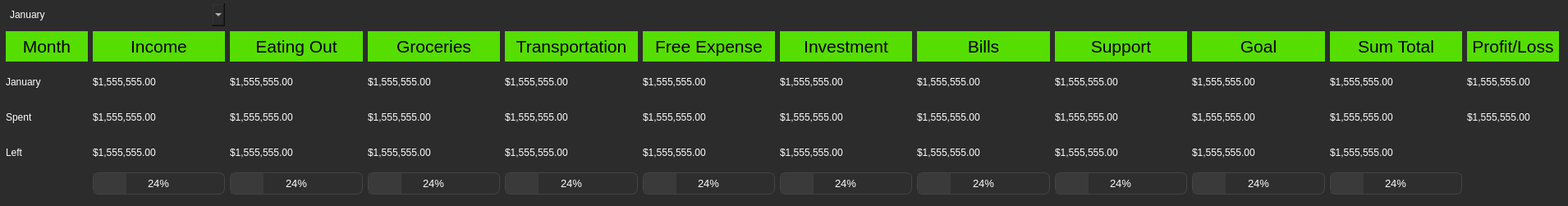
<?xml version="1.0" encoding="UTF-8"?>
<ui version="4.0">
 <class>Form</class>
 <widget class="QWidget" name="Form">
  <property name="geometry">
   <rect>
    <x>0</x>
    <y>0</y>
    <width>1910</width>
    <height>251</height>
   </rect>
  </property>
  <property name="windowTitle">
   <string>Form</string>
  </property>
  <property name="styleSheet">
   <string notr="true">QWidget {
        background-color: #2c2c2c;
        color: #ffffff;
        border: none;
        font: 14pt &quot;Nirmala UI&quot;;
}
QWidget#side_menu {
    background-color: #4e5564;
    color: #ffffff;
    border: 1px solid #4e5564;
    border-radius: 16px;
    font: 14pt &quot;Nirmala UI&quot;;
}
QLabel#Dashboard_Title {
    background-color: none;
    color: #ffffff;
    border: none;
    font: 20pt &quot;Nirmala UI&quot;;
}
QLabel#Eat_Out_Image {
    background-image: url(:/images/pngaaa.com-2384833.png);
    background-color: #4d4d4d;
    border: 1px solid #4d4d4d;
    border-radius: 4px;
    color: #ffffff;
    padding: 5px;
}
QLabel#Grocery_Image {
    background-image: url(:/images/pngaaa.com-2138453.png);
    background-color: #4d4d4d;
    border: 1px solid #4d4d4d;
    border-radius: 4px;
    color: #ffffff;
    padding: 5px;
}
QLabel#Transportation_Image {
    background-image: url(:/images/pngaaa.com-2182093.png);
    background-color: #4d4d4d;
    border: 1px solid #4d4d4d;
    border-radius: 4px;
    color: #ffffff;
    padding: 5px;
}
QLabel#Free_Expense_Image {
    background-image: url(:/images/pngaaa.com-1261106.png);
    background-color: #4d4d4d;
    border: 1px solid #4d4d4d;
    border-radius: 4px;
    color: #ffffff;
    padding: 5px;
}
QLabel#Bills_Image {
    background-image: url(:/images/pngaaa.com-1433501.png);
    background-color: #4d4d4d;
    border: 1px solid #4d4d4d;
    border-radius: 4px;
    color: #ffffff;
    padding: 5px;
}
QLabel#Investment_Image {
    background-image: url(:/images/pngaaa.com-3584133.png);
    background-color: #4d4d4d;
    border: 1px solid #4d4d4d;
    border-radius: 4px;
    color: #ffffff;
    padding: 5px;
}
QLabel#Support_Image {
    background-image: url(:/images/pngaaa.com-2914571.png);
    background-color: #4d4d4d;
    border: 1px solid #4d4d4d;
    border-radius: 4px;
    color: #ffffff;
    padding: 5px;
}
QLabel#Goal_Image {
    background-image: url(:/images/pngaaa.com-848656.png);
    background-color: #4d4d4d;
    border: 1px solid #4d4d4d;
    border-radius: 4px;
    color: #ffffff;
    padding: 5px;
}
QPushButton {
    background-color: #4d4d4d;
    border: 1px solid #4d4d4d;
    border-radius: 4px;
    color: #ffffff;
    padding: 5px;
}
QPushButton:hover {
    background-color: #5a5a5a;
    border: 1px solid #5a5a5a;
}
QPushButton#side_menu_button:hover {
    background-image: url(:/button_image/Burger_button_hover.png);
    background-color: #5a5a5a;
    border: 1px solid #5a5a5a;
}
QPushButton#side_menu_button:pressed {
    background-image: url(:/button_image/Burger_button_click.png);
    background-color: #5a5a5a;
    border: 1px solid #5a5a5a;
}
QPushButton#remove_button_watchlist {
    background-color: #ff0000;
    border: 1px solid #ffffff;
    border-radius: 4px;
    color: #ffffff;
    padding: 5px;
}
QPushButton#remove_button_watchlist:hover {
    background-color: #ff6c6c;
    border: 1px solid #ffffff;
}
QPushButton#remove_button_watchlist:pressed {
    background-color: #aa0000;
    border: 1px solid #ffffff;
}
QPushButton#Add_strategy {
    background-color: #00ad0e;
    border: 1px solid #ffffff;
    border-radius: 4px;
    color: #ffffff;
    padding: 5px;
}
QPushButton#Add_strategy:hover {
    background-color: #67ff74;
    border: 1px solid #ffffff;
}
QPushButton#Add_strategy:pressed {
    background-color: #006408;
    border: 1px solid #a3a3a3;
}
QPushButton#Activation {
    background-color: #00ad0e;
    border: 1px solid #ffffff;
    border-radius: 4px;
    color: #ffffff;
    padding: 5px;
}
QPushButton#Activation:hover {
    background-color: #67ff74;
    border: 1px solid #ffffff;
}
QPushButton#Activation:pressed {
    background-color: #006408;
    border: 1px solid #a3a3a3;
}
QPushButton#Blue_button {
    background-color: #0003bb;
    border: 1px solid #ffffff;
    border-radius: 4px;
    color: #ffffff;
    padding: 5px;
}
QPushButton#Blue_button:hover {
    background-color: #4446d1;
    border: 1px solid #ffffff;
}
QPushButton#Blue_button:pressed {
    background-color: #000277;
    border: 1px solid #a3a3a3;
}
QPushButton#Yellow_button {
    background-color: #a5bd1e;
    border: 1px solid #ffffff;
    border-radius: 4px;
    color: #ffffff;
    padding: 5px;
}
QPushButton#Yellow_button:hover {
    background-color: #e5ff54;
    border: 1px solid #ffffff;
}
QPushButton#Yellow_button:pressed {
    background-color: #81960f;
    border: 1px solid #a3a3a3;
}
QCheckBox {
    color: #ffffff;
}
QLineEdit {
    background-color: #4d4d4d;
    border: 1px solid #4d4d4d;
    color: #ffffff;
    padding: 5px;
    border-color: #ffffff;
    border-radius: 6px;
}
QTextEdit {
    background-color: #4d4d4d;
    border: 1px solid #4d4d4d;
    color: #ffffff;
    padding: 5px;
    border-color: #ffffff;
    border-radius: 20px;
}
QProgressBar {
    border: 1px solid #444444;
    border-radius: 7px;
    background-color: #2e2e2e;
    text-align: center;
    font-size: 10pt;
    color: white;
}
QProgressBar::chunk {
    background-color: #3a3a3a;
    width: 5px;
}
QScrollBar:vertical {
    border: none;
    background-color: #3a3a3a;
    width: 10px;
    margin: 16px 0 16px 0;
}
QScrollBar::handle:vertical {
    background-color: #444444;
    border-radius: 5px;
}
QScrollBar:horizontal {
    border: none;
    background-color: #3a3a3a;
    height: 10px;
    margin: 0px 16px 0 16px;
}
QScrollBar::handle:horizontal {
    background-color: #444444;
    border-radius: 5px;
}
QTabWidget {
    background-color: #2e2e2e;
    border: none;
}
QTabBar::tab {
    background-color: #2e2e2e;
    color: #b1b1b1;
    padding: 8px 20px;
    border-top-left-radius: 5px;
    border-top-right-radius: 5px;
    border: none;
}
QTabBar::tab:selected, QTabBar::tab:hover {
    background-color: #3a3a3a;
    color: white;
}</string>
  </property>
  <widget class="QLabel" name="month_col_Investment_label">
   <property name="geometry">
    <rect>
     <x>950</x>
     <y>81</y>
     <width>161</width>
     <height>37</height>
    </rect>
   </property>
   <property name="text">
    <string>$1,555,555.00</string>
   </property>
  </widget>
  <widget class="QProgressBar" name="income_progressBar">
   <property name="geometry">
    <rect>
     <x>113</x>
     <y>210</y>
     <width>161</width>
     <height>27</height>
    </rect>
   </property>
   <property name="value">
    <number>24</number>
   </property>
  </widget>
  <widget class="QLabel" name="spent_col_label">
   <property name="geometry">
    <rect>
     <x>7</x>
     <y>124</y>
     <width>100</width>
     <height>37</height>
    </rect>
   </property>
   <property name="text">
    <string>Spent</string>
   </property>
  </widget>
  <widget class="QLabel" name="left_col_Transportation_label">
   <property name="geometry">
    <rect>
     <x>615</x>
     <y>167</y>
     <width>162</width>
     <height>37</height>
    </rect>
   </property>
   <property name="text">
    <string>$1,555,555.00</string>
   </property>
  </widget>
  <widget class="QLabel" name="transportation_progress_label">
   <property name="geometry">
    <rect>
     <x>615</x>
     <y>38</y>
     <width>162</width>
     <height>37</height>
    </rect>
   </property>
   <property name="styleSheet">
    <string notr="true">background-color: rgb(85, 222, 0);
color: rgb(0, 0, 0);
font: 16pt
</string>
   </property>
   <property name="text">
    <string>Transportation</string>
   </property>
   <property name="alignment">
    <set>Qt::AlignCenter</set>
   </property>
  </widget>
  <widget class="QLabel" name="spent_col_Eating_Out_label">
   <property name="geometry">
    <rect>
     <x>280</x>
     <y>124</y>
     <width>162</width>
     <height>37</height>
    </rect>
   </property>
   <property name="text">
    <string>$1,555,555.00</string>
   </property>
  </widget>
  <widget class="QLabel" name="left_col_Free_Expense_label">
   <property name="geometry">
    <rect>
     <x>783</x>
     <y>167</y>
     <width>161</width>
     <height>37</height>
    </rect>
   </property>
   <property name="text">
    <string>$1,555,555.00</string>
   </property>
  </widget>
  <widget class="QLabel" name="bill_progress_label">
   <property name="geometry">
    <rect>
     <x>1117</x>
     <y>38</y>
     <width>162</width>
     <height>37</height>
    </rect>
   </property>
   <property name="styleSheet">
    <string notr="true">background-color: rgb(85, 222, 0);
color: rgb(0, 0, 0);
font: 16pt
</string>
   </property>
   <property name="text">
    <string>Bills</string>
   </property>
   <property name="alignment">
    <set>Qt::AlignCenter</set>
   </property>
  </widget>
  <widget class="QLabel" name="left_col_Bills_label">
   <property name="geometry">
    <rect>
     <x>1117</x>
     <y>167</y>
     <width>162</width>
     <height>37</height>
    </rect>
   </property>
   <property name="text">
    <string>$1,555,555.00</string>
   </property>
  </widget>
  <widget class="QLabel" name="spent_col_Investment_label">
   <property name="geometry">
    <rect>
     <x>950</x>
     <y>124</y>
     <width>161</width>
     <height>37</height>
    </rect>
   </property>
   <property name="text">
    <string>$1,555,555.00</string>
   </property>
  </widget>
  <widget class="QLabel" name="spent_col_Transportation_label">
   <property name="geometry">
    <rect>
     <x>615</x>
     <y>124</y>
     <width>162</width>
     <height>37</height>
    </rect>
   </property>
   <property name="text">
    <string>$1,555,555.00</string>
   </property>
  </widget>
  <widget class="QLabel" name="month_col_Eating_Out_label">
   <property name="geometry">
    <rect>
     <x>280</x>
     <y>81</y>
     <width>162</width>
     <height>37</height>
    </rect>
   </property>
   <property name="text">
    <string>$1,555,555.00</string>
   </property>
  </widget>
  <widget class="QLabel" name="left_col_Sum_Total_label">
   <property name="geometry">
    <rect>
     <x>1620</x>
     <y>167</y>
     <width>161</width>
     <height>37</height>
    </rect>
   </property>
   <property name="text">
    <string>$1,555,555.00</string>
   </property>
  </widget>
  <widget class="QLabel" name="left_col_Goal_label">
   <property name="geometry">
    <rect>
     <x>1452</x>
     <y>167</y>
     <width>162</width>
     <height>37</height>
    </rect>
   </property>
   <property name="text">
    <string>$1,555,555.00</string>
   </property>
  </widget>
  <widget class="QLabel" name="eating_out_progress_label">
   <property name="geometry">
    <rect>
     <x>280</x>
     <y>38</y>
     <width>162</width>
     <height>37</height>
    </rect>
   </property>
   <property name="styleSheet">
    <string notr="true">background-color: rgb(85, 222, 0);
color: rgb(0, 0, 0);
font: 16pt
</string>
   </property>
   <property name="text">
    <string>Eating Out</string>
   </property>
   <property name="alignment">
    <set>Qt::AlignCenter</set>
   </property>
  </widget>
  <widget class="QLabel" name="left_col_Groceries_label">
   <property name="geometry">
    <rect>
     <x>448</x>
     <y>167</y>
     <width>161</width>
     <height>37</height>
    </rect>
   </property>
   <property name="text">
    <string>$1,555,555.00</string>
   </property>
  </widget>
  <widget class="QLabel" name="spent_col_Sum_Total_label">
   <property name="geometry">
    <rect>
     <x>1620</x>
     <y>124</y>
     <width>161</width>
     <height>37</height>
    </rect>
   </property>
   <property name="text">
    <string>$1,555,555.00</string>
   </property>
  </widget>
  <widget class="QLabel" name="free_expense_progress_label">
   <property name="geometry">
    <rect>
     <x>783</x>
     <y>38</y>
     <width>161</width>
     <height>37</height>
    </rect>
   </property>
   <property name="styleSheet">
    <string notr="true">background-color: rgb(85, 222, 0);
color: rgb(0, 0, 0);
font: 16pt
</string>
   </property>
   <property name="text">
    <string>Free Expense</string>
   </property>
   <property name="alignment">
    <set>Qt::AlignCenter</set>
   </property>
  </widget>
  <widget class="QComboBox" name="month_progress_comboBox">
   <property name="geometry">
    <rect>
     <x>7</x>
     <y>4</y>
     <width>267</width>
     <height>28</height>
    </rect>
   </property>
   <item>
    <property name="text">
     <string>January</string>
    </property>
   </item>
   <item>
    <property name="text">
     <string>February</string>
    </property>
   </item>
   <item>
    <property name="text">
     <string>March</string>
    </property>
   </item>
   <item>
    <property name="text">
     <string>April</string>
    </property>
   </item>
   <item>
    <property name="text">
     <string>May</string>
    </property>
   </item>
   <item>
    <property name="text">
     <string>June</string>
    </property>
   </item>
   <item>
    <property name="text">
     <string>July</string>
    </property>
   </item>
   <item>
    <property name="text">
     <string>August</string>
    </property>
   </item>
   <item>
    <property name="text">
     <string>September</string>
    </property>
   </item>
   <item>
    <property name="text">
     <string>October</string>
    </property>
   </item>
   <item>
    <property name="text">
     <string>November</string>
    </property>
   </item>
   <item>
    <property name="text">
     <string>December</string>
    </property>
   </item>
  </widget>
  <widget class="QLabel" name="month_col_Goal_label">
   <property name="geometry">
    <rect>
     <x>1452</x>
     <y>81</y>
     <width>162</width>
     <height>37</height>
    </rect>
   </property>
   <property name="text">
    <string>$1,555,555.00</string>
   </property>
  </widget>
  <widget class="QLabel" name="left_col_label">
   <property name="geometry">
    <rect>
     <x>7</x>
     <y>167</y>
     <width>100</width>
     <height>37</height>
    </rect>
   </property>
   <property name="text">
    <string>Left</string>
   </property>
  </widget>
  <widget class="QLabel" name="left_col_Eating_Out_label">
   <property name="geometry">
    <rect>
     <x>280</x>
     <y>167</y>
     <width>162</width>
     <height>37</height>
    </rect>
   </property>
   <property name="text">
    <string>$1,555,555.00</string>
   </property>
  </widget>
  <widget class="QLabel" name="left_col_Investment_label">
   <property name="geometry">
    <rect>
     <x>950</x>
     <y>167</y>
     <width>161</width>
     <height>37</height>
    </rect>
   </property>
   <property name="text">
    <string>$1,555,555.00</string>
   </property>
  </widget>
  <widget class="QLabel" name="investment_progress_label">
   <property name="geometry">
    <rect>
     <x>950</x>
     <y>38</y>
     <width>161</width>
     <height>37</height>
    </rect>
   </property>
   <property name="styleSheet">
    <string notr="true">background-color: rgb(85, 222, 0);
color: rgb(0, 0, 0);
font: 16pt
</string>
   </property>
   <property name="text">
    <string>Investment</string>
   </property>
   <property name="alignment">
    <set>Qt::AlignCenter</set>
   </property>
  </widget>
  <widget class="QLabel" name="income_progress_label">
   <property name="geometry">
    <rect>
     <x>113</x>
     <y>38</y>
     <width>161</width>
     <height>37</height>
    </rect>
   </property>
   <property name="styleSheet">
    <string notr="true">background-color: rgb(85, 222, 0);
color: rgb(0, 0, 0);
font: 16pt
</string>
   </property>
   <property name="text">
    <string>Income</string>
   </property>
   <property name="alignment">
    <set>Qt::AlignCenter</set>
   </property>
  </widget>
  <widget class="QLabel" name="groceries_progress_label">
   <property name="geometry">
    <rect>
     <x>448</x>
     <y>38</y>
     <width>161</width>
     <height>37</height>
    </rect>
   </property>
   <property name="styleSheet">
    <string notr="true">background-color: rgb(85, 222, 0);
color: rgb(0, 0, 0);
font: 16pt
</string>
   </property>
   <property name="text">
    <string>Groceries</string>
   </property>
   <property name="alignment">
    <set>Qt::AlignCenter</set>
   </property>
  </widget>
  <widget class="QLabel" name="month_col_Support_label">
   <property name="geometry">
    <rect>
     <x>1285</x>
     <y>81</y>
     <width>161</width>
     <height>37</height>
    </rect>
   </property>
   <property name="text">
    <string>$1,555,555.00</string>
   </property>
  </widget>
  <widget class="QProgressBar" name="investment_progressBar">
   <property name="geometry">
    <rect>
     <x>950</x>
     <y>210</y>
     <width>161</width>
     <height>27</height>
    </rect>
   </property>
   <property name="value">
    <number>24</number>
   </property>
  </widget>
  <widget class="QLabel" name="sum_Total_progress_label">
   <property name="geometry">
    <rect>
     <x>1620</x>
     <y>38</y>
     <width>161</width>
     <height>37</height>
    </rect>
   </property>
   <property name="styleSheet">
    <string notr="true">background-color: rgb(85, 222, 0);
color: rgb(0, 0, 0);
font: 16pt
</string>
   </property>
   <property name="text">
    <string>Sum Total</string>
   </property>
   <property name="alignment">
    <set>Qt::AlignCenter</set>
   </property>
  </widget>
  <widget class="QLabel" name="support_progress_label">
   <property name="geometry">
    <rect>
     <x>1285</x>
     <y>38</y>
     <width>161</width>
     <height>37</height>
    </rect>
   </property>
   <property name="styleSheet">
    <string notr="true">background-color: rgb(85, 222, 0);
color: rgb(0, 0, 0);
font: 16pt
</string>
   </property>
   <property name="text">
    <string>Support</string>
   </property>
   <property name="alignment">
    <set>Qt::AlignCenter</set>
   </property>
  </widget>
  <widget class="QLabel" name="spent_col_Profit_Loss_label">
   <property name="geometry">
    <rect>
     <x>1787</x>
     <y>124</y>
     <width>112</width>
     <height>37</height>
    </rect>
   </property>
   <property name="text">
    <string>$1,555,555.00</string>
   </property>
  </widget>
  <widget class="QLabel" name="left_col_Support_label">
   <property name="geometry">
    <rect>
     <x>1285</x>
     <y>167</y>
     <width>161</width>
     <height>37</height>
    </rect>
   </property>
   <property name="text">
    <string>$1,555,555.00</string>
   </property>
  </widget>
  <widget class="QProgressBar" name="free_Expense_progressBar">
   <property name="geometry">
    <rect>
     <x>783</x>
     <y>210</y>
     <width>161</width>
     <height>27</height>
    </rect>
   </property>
   <property name="value">
    <number>24</number>
   </property>
  </widget>
  <widget class="QProgressBar" name="support_progressBar">
   <property name="geometry">
    <rect>
     <x>1285</x>
     <y>210</y>
     <width>161</width>
     <height>27</height>
    </rect>
   </property>
   <property name="value">
    <number>24</number>
   </property>
  </widget>
  <widget class="QLabel" name="month_col_label">
   <property name="geometry">
    <rect>
     <x>7</x>
     <y>81</y>
     <width>100</width>
     <height>37</height>
    </rect>
   </property>
   <property name="minimumSize">
    <size>
     <width>100</width>
     <height>0</height>
    </size>
   </property>
   <property name="text">
    <string>January</string>
   </property>
  </widget>
  <widget class="QProgressBar" name="eating_Out_progressBar">
   <property name="geometry">
    <rect>
     <x>280</x>
     <y>210</y>
     <width>162</width>
     <height>27</height>
    </rect>
   </property>
   <property name="value">
    <number>24</number>
   </property>
  </widget>
  <widget class="QLabel" name="month_col_Groceries_label">
   <property name="geometry">
    <rect>
     <x>448</x>
     <y>81</y>
     <width>161</width>
     <height>37</height>
    </rect>
   </property>
   <property name="text">
    <string>$1,555,555.00</string>
   </property>
  </widget>
  <widget class="QLabel" name="spent_col_Income_label">
   <property name="geometry">
    <rect>
     <x>113</x>
     <y>124</y>
     <width>161</width>
     <height>37</height>
    </rect>
   </property>
   <property name="text">
    <string>$1,555,555.00</string>
   </property>
  </widget>
  <widget class="QLabel" name="spent_col_Groceries_label">
   <property name="geometry">
    <rect>
     <x>448</x>
     <y>124</y>
     <width>161</width>
     <height>37</height>
    </rect>
   </property>
   <property name="text">
    <string>$1,555,555.00</string>
   </property>
  </widget>
  <widget class="QLabel" name="spent_col_Support_label">
   <property name="geometry">
    <rect>
     <x>1285</x>
     <y>124</y>
     <width>161</width>
     <height>37</height>
    </rect>
   </property>
   <property name="text">
    <string>$1,555,555.00</string>
   </property>
  </widget>
  <widget class="QLabel" name="month_col_Bills_label">
   <property name="geometry">
    <rect>
     <x>1117</x>
     <y>81</y>
     <width>162</width>
     <height>37</height>
    </rect>
   </property>
   <property name="text">
    <string>$1,555,555.00</string>
   </property>
  </widget>
  <widget class="QLabel" name="month_progress_label">
   <property name="geometry">
    <rect>
     <x>7</x>
     <y>38</y>
     <width>100</width>
     <height>37</height>
    </rect>
   </property>
   <property name="styleSheet">
    <string notr="true">background-color: rgb(85, 222, 0);
color: rgb(0, 0, 0);
font: 16pt
</string>
   </property>
   <property name="text">
    <string>Month</string>
   </property>
   <property name="alignment">
    <set>Qt::AlignCenter</set>
   </property>
  </widget>
  <widget class="QLabel" name="month_col_Profit_Loss_label">
   <property name="geometry">
    <rect>
     <x>1787</x>
     <y>81</y>
     <width>112</width>
     <height>37</height>
    </rect>
   </property>
   <property name="text">
    <string>$1,555,555.00</string>
   </property>
  </widget>
  <widget class="QLabel" name="goal_progress_label">
   <property name="geometry">
    <rect>
     <x>1452</x>
     <y>38</y>
     <width>162</width>
     <height>37</height>
    </rect>
   </property>
   <property name="styleSheet">
    <string notr="true">background-color: rgb(85, 222, 0);
color: rgb(0, 0, 0);
font: 16pt
</string>
   </property>
   <property name="text">
    <string>Goal</string>
   </property>
   <property name="alignment">
    <set>Qt::AlignCenter</set>
   </property>
  </widget>
  <widget class="QProgressBar" name="groceries_progressBar">
   <property name="geometry">
    <rect>
     <x>448</x>
     <y>210</y>
     <width>161</width>
     <height>27</height>
    </rect>
   </property>
   <property name="value">
    <number>24</number>
   </property>
  </widget>
  <widget class="QLabel" name="month_col_Transportation_label">
   <property name="geometry">
    <rect>
     <x>615</x>
     <y>81</y>
     <width>162</width>
     <height>37</height>
    </rect>
   </property>
   <property name="text">
    <string>$1,555,555.00</string>
   </property>
  </widget>
  <widget class="QLabel" name="month_col_Income_label">
   <property name="geometry">
    <rect>
     <x>113</x>
     <y>81</y>
     <width>161</width>
     <height>37</height>
    </rect>
   </property>
   <property name="text">
    <string>$1,555,555.00</string>
   </property>
  </widget>
  <widget class="QProgressBar" name="goal_progressBar">
   <property name="geometry">
    <rect>
     <x>1452</x>
     <y>210</y>
     <width>162</width>
     <height>27</height>
    </rect>
   </property>
   <property name="value">
    <number>24</number>
   </property>
  </widget>
  <widget class="QLabel" name="profit_Loss_progress_label">
   <property name="geometry">
    <rect>
     <x>1787</x>
     <y>38</y>
     <width>112</width>
     <height>37</height>
    </rect>
   </property>
   <property name="styleSheet">
    <string notr="true">background-color: rgb(85, 222, 0);
color: rgb(0, 0, 0);
font: 16pt
</string>
   </property>
   <property name="text">
    <string>Profit/Loss</string>
   </property>
   <property name="alignment">
    <set>Qt::AlignCenter</set>
   </property>
  </widget>
  <widget class="QProgressBar" name="bills_progressBar">
   <property name="geometry">
    <rect>
     <x>1117</x>
     <y>210</y>
     <width>162</width>
     <height>27</height>
    </rect>
   </property>
   <property name="value">
    <number>24</number>
   </property>
  </widget>
  <widget class="QLabel" name="left_col_Income_label">
   <property name="geometry">
    <rect>
     <x>113</x>
     <y>167</y>
     <width>161</width>
     <height>37</height>
    </rect>
   </property>
   <property name="text">
    <string>$1,555,555.00</string>
   </property>
  </widget>
  <widget class="QLabel" name="month_col_Free_Expense_label">
   <property name="geometry">
    <rect>
     <x>783</x>
     <y>81</y>
     <width>161</width>
     <height>37</height>
    </rect>
   </property>
   <property name="text">
    <string>$1,555,555.00</string>
   </property>
  </widget>
  <widget class="QProgressBar" name="sum_Total_progressBar">
   <property name="geometry">
    <rect>
     <x>1620</x>
     <y>210</y>
     <width>161</width>
     <height>27</height>
    </rect>
   </property>
   <property name="value">
    <number>24</number>
   </property>
  </widget>
  <widget class="QLabel" name="spent_col_Bills_label">
   <property name="geometry">
    <rect>
     <x>1117</x>
     <y>124</y>
     <width>162</width>
     <height>37</height>
    </rect>
   </property>
   <property name="text">
    <string>$1,555,555.00</string>
   </property>
  </widget>
  <widget class="QLabel" name="spent_col_Goal_label">
   <property name="geometry">
    <rect>
     <x>1452</x>
     <y>124</y>
     <width>162</width>
     <height>37</height>
    </rect>
   </property>
   <property name="text">
    <string>$1,555,555.00</string>
   </property>
  </widget>
  <widget class="QLabel" name="month_col_Sum_Total_label">
   <property name="geometry">
    <rect>
     <x>1620</x>
     <y>81</y>
     <width>161</width>
     <height>37</height>
    </rect>
   </property>
   <property name="text">
    <string>$1,555,555.00</string>
   </property>
  </widget>
  <widget class="QLabel" name="spent_col_Free_Expense_label">
   <property name="geometry">
    <rect>
     <x>783</x>
     <y>124</y>
     <width>161</width>
     <height>37</height>
    </rect>
   </property>
   <property name="text">
    <string>$1,555,555.00</string>
   </property>
  </widget>
  <widget class="QProgressBar" name="transportation_progressBar">
   <property name="geometry">
    <rect>
     <x>615</x>
     <y>210</y>
     <width>162</width>
     <height>27</height>
    </rect>
   </property>
   <property name="value">
    <number>24</number>
   </property>
  </widget>
 </widget>
 <resources/>
 <connections/>
</ui>
